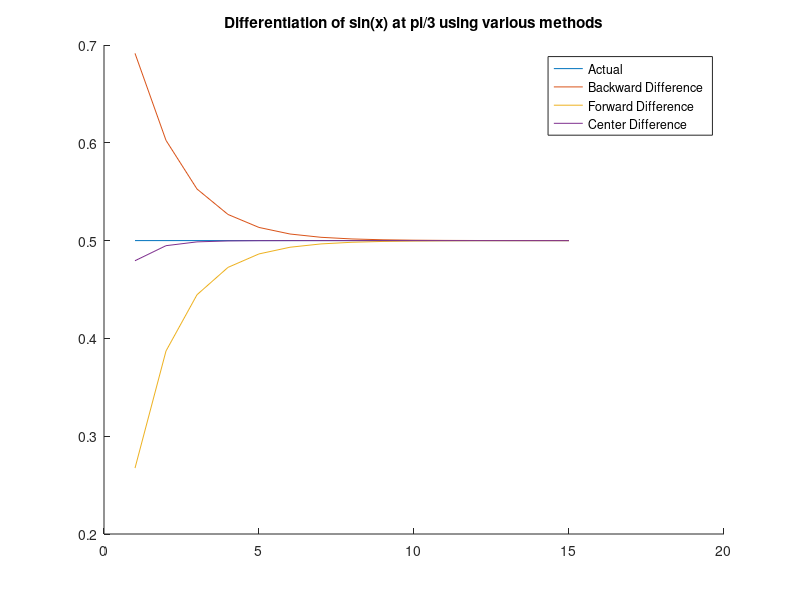

Here is the MATLAB script that generated this plot:
%
% Differentiate sine at pi/3 using various methods.
%

% Get 1-15 to to work with later
domain = 1:1:15;
% Preallocate some vectors to hold derivative values
bd = zeros(15,1);
fd = zeros(15,1);
cd = zeros(15,1);

% Allocate actual derivative value
actual = zeros(15,1);
for i = 1:1:15
    actual(i) = 1/2;
end

% Calculate and allocate all derivatives
for i = 1:1:15
   bd(i) = ((sin(pi/3)-sin((pi/3) - (2^-i)))/(2^-i));
   fd(i) = ((sin((pi/3) + (2^-i)) - sin(pi/3))/(2^-i));
   cd(i) = ((sin((pi/3) + (2^-i)) - sin((pi/3) - (2^-i)))/(2*(2^-i)));
end

% Plot
figure(1)
hold on
plot(domain,actual)
plot(domain,bd)
plot(domain,fd)
plot(domain,cd)
legend('Actual','Backward Difference','Forward Difference', 'Center Difference');
title('Differentiation of sin(x) at pi/3 using various methods');
hold off